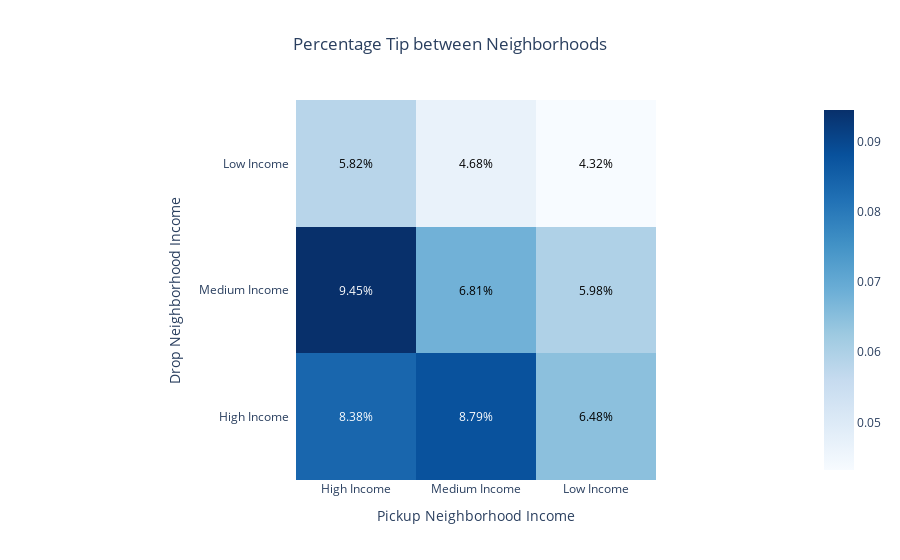

Source (notebook cell):
### Code cell
%%local
import plotly.express as px
import plotly.figure_factory as ff
import pandas as pd

tip_vs_ic_df = pd.DataFrame([tip_vs_ic_flat_tab['_1'],tip_vs_ic_flat_tab['_2'],tip_vs_ic_flat_tab['_3']]).T


tip_vs_ic_df.columns=["Pickup Neighborhood Income","Drop Neighborhood Income","Tip Percent"]
ic_cats = ['High_income', 'Medium_income', 'Low_income']
ic_lol = [[None for _ in range(3)] for _ in range(3)]
for p, pi in enumerate(ic_cats):
    for d, di in enumerate(ic_cats):
        for row in tip_vs_ic_df.iterrows():
#             print(row[1]["Pickup Neighborhood Income"])
            if row[1]["Pickup Neighborhood Income"] == pi and row[1]["Drop Neighborhood Income"] == di:
                ic_lol[p][d] = row[1]["Tip Percent"]

ic_cats_space = ['High Income', 'Medium Income', 'Low Income']
z = ic_lol
x = ic_cats_space
y = ic_cats_space
z_text = [[str(round(100 * num, 2)) + '%' for num in lst] for lst in ic_lol]

fig = ff.create_annotated_heatmap(z,
                                  x=x,
                                  y=y,
                                  annotation_text=z_text,
                                  showscale=True,
                                  colorscale='Blues')
fig.update_xaxes(side="bottom")
fig.update_layout(title='Percentage Tip between Neighborhoods')

fig['layout']['xaxis2'] = {}
fig['layout']['yaxis2'] = {}

# Edit layout for subplots
fig.layout.xaxis.update({'domain': [0.3, .8]})
fig['layout']['title'].update(x=0.5)
fig.layout.yaxis.update({'title': 'Drop Neighborhood Income'})
fig.layout.xaxis.update({'title': 'Pickup Neighborhood Income'})

fig.show()

### Figure 1 — Plotly figure (JSON) as saved in the notebook; plotly's stock layout.template omitted (floating-point values rounded to 4 significant figures)
{"data": [{"colorscale": [[0, "rgb(247,251,255)"], [0.125, "rgb(222,235,247)"], [0.25, "rgb(198,219,239)"], [0.375, "rgb(158,202,225)"], [0.5, "rgb(107,174,214)"], [0.625, "rgb(66,146,198)"], [0.75, "rgb(33,113,181)"], [0.875, "rgb(8,81,156)"], [1, "rgb(8,48,107)"]], "reversescale": false, "showscale": true, "type": "heatmap", "x": ["High Income", "Medium Income", "Low Income"], "y": ["High Income", "Medium Income", "Low Income"], "z": [[0.0838, 0.08785, 0.06475], [0.09447, 0.06809, 0.05977], [0.05824, 0.04684, 0.04323]]}], "layout": {"annotations": [{"font": {"color": "#FFFFFF"}, "showarrow": false, "text": "8.38%", "x": "High Income", "xref": "x", "y": "High Income", "yref": "y"}, {"font": {"color": "#FFFFFF"}, "showarrow": false, "text": "8.79%", "x": "Medium Income", "xref": "x", "y": "High Income", "yref": "y"}, {"font": {"color": "#000000"}, "showarrow": false, "text": "6.48%", "x": "Low Income", "xref": "x", "y": "High Income", "yref": "y"}, {"font": {"color": "#FFFFFF"}, "showarrow": false, "text": "9.45%", "x": "High Income", "xref": "x", "y": "Medium Income", "yref": "y"}, {"font": {"color": "#000000"}, "showarrow": false, "text": "6.81%", "x": "Medium Income", "xref": "x", "y": "Medium Income", "yref": "y"}, {"font": {"color": "#000000"}, "showarrow": false, "text": "5.98%", "x": "Low Income", "xref": "x", "y": "Medium Income", "yref": "y"}, {"font": {"color": "#000000"}, "showarrow": false, "text": "5.82%", "x": "High Income", "xref": "x", "y": "Low Income", "yref": "y"}, {"font": {"color": "#000000"}, "showarrow": false, "text": "4.68%", "x": "Medium Income", "xref": "x", "y": "Low Income", "yref": "y"}, {"font": {"color": "#000000"}, "showarrow": false, "text": "4.32%", "x": "Low Income", "xref": "x", "y": "Low Income", "yref": "y"}], "autosize": true, "title": {"text": "Percentage Tip between Neighborhoods", "x": 0.5}, "xaxis": {"autorange": true, "domain": [0.3, 0.8], "dtick": 1, "gridcolor": "rgb(0, 0, 0)", "range": [-0.5, 2.5], "side": "bottom", "ticks": "", "title": {"text": "Pickup Neighborhood Income"}, "type": "category"}, "yaxis": {"autorange": true, "dtick": 1, "range": [-0.5, 2.5], "ticks": "", "ticksuffix": "  ", "title": {"text": "Drop Neighborhood Income"}, "type": "category"}}}
